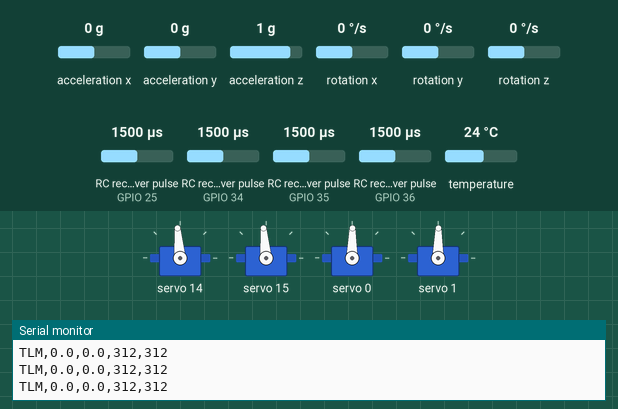
Simulated run of this sketch. Board: ESP32. Parts: 4 × servo, the last lines printed to the serial monitor. Wiring (inferred from the names in the program): 4 × RC receiver channel: data GPIO 25 / data GPIO 34 / data GPIO 35 / data GPIO 36. Inputs (shaded band) come from the test bench; at power-on: acceleration x 0 g, RC receiver pulse (sensors on GPIO 35, GPIO 34, GPIO 36, GPIO 25) 1500 µs, acceleration z 1 g, acceleration y 0 g, rotation x 0 °/s, rotation y 0 °/s, rotation z 0 °/s, temperature 24 °C. EEPROM starts erased.

Above: at 5.0 s.
5.1 s: acceleration x set to -1.4 g
At 8.03 s:
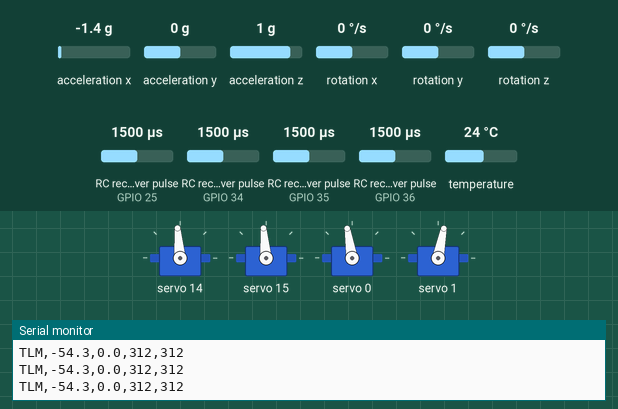
8.1 s: RC receiver pulse (sensor on GPIO 35) set to 1020 µs
At 11.06 s:
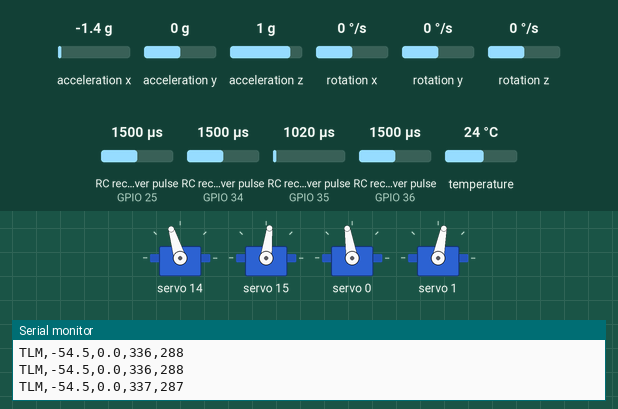
11.1 s: RC receiver pulse (sensor on GPIO 34) set to 1040 µs
At 12.4 s:
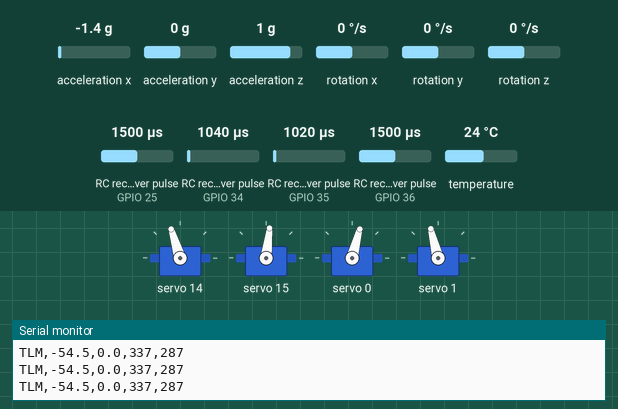
13.0 s: acceleration z set to 0.1 g
At 13.21 s:
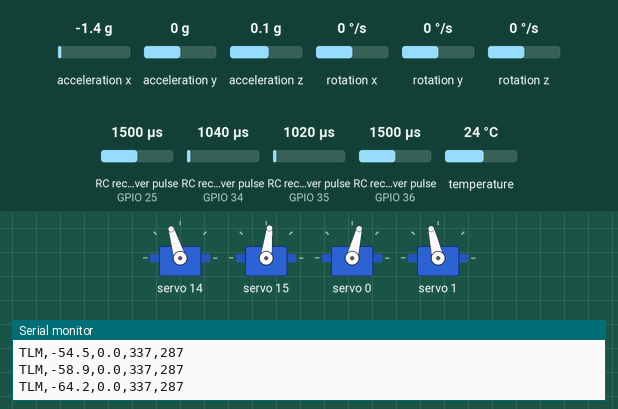
16.0 s: acceleration z set to -0.1 g
At 17.8 s:
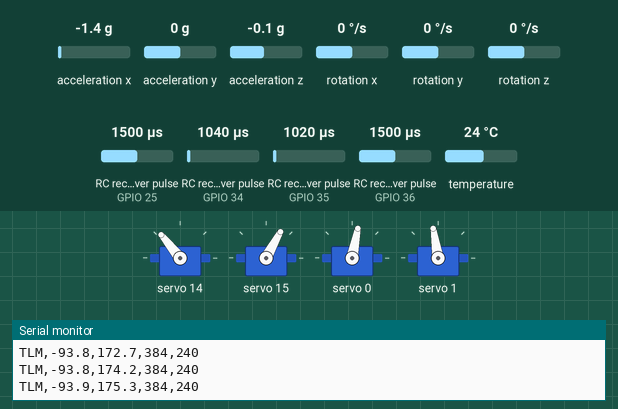
18.6 s: RC receiver pulse (sensor on GPIO 36) set to 1545 µs
21.6 s: RC receiver pulse (sensor on GPIO 36) set to 1562 µs
At 25.1 s:
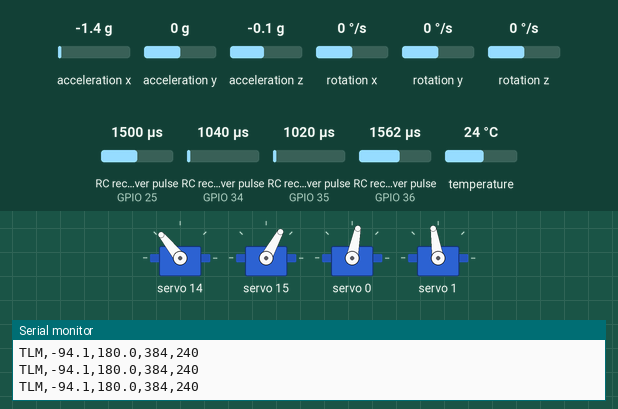
Timing chart, 0 to 25.6 s (numbered marks = the images above; inputs shaded):
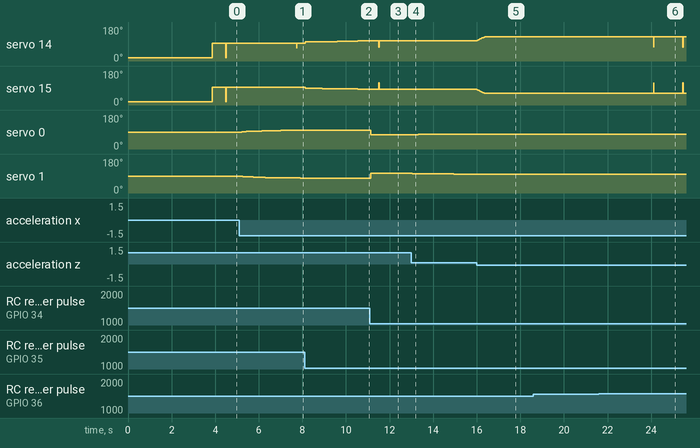

The sketch:

firmware_V1.1.ino
```cpp
/*
 ============================================================================
  BICOPTER PRO FLIGHT CONTROLLER v3.2 (Feedforward + Aux Kill Switch)

  New Feature:
  - Roll Feedforward (RFF): Directly links RC stick to Servo output.
  - Keeps stabilization target at 30° but allows full mechanical servo throw.
 ============================================================================
*/

#include <Wire.h>
#include <Adafruit_MPU6050.h>
#include <Adafruit_Sensor.h>
#include <Adafruit_PWMServoDriver.h>
#include <EEPROM.h>

// ============================================================================
// 1. HARDWARE PINS & CHANNELS
// ============================================================================
#define RC_ROLL_PIN  34
#define RC_PITCH_PIN 35
#define RC_THR_PIN   25
#define RC_AUX_PIN   36

#define SERVO_FREQ 50
#define PCA9685_ADDR 0x40

const int SERVO_FRONT_CH = 0;
const int SERVO_BACK_CH  = 1;
const int ESC_FRONT_CH   = 14;
const int ESC_BACK_CH    = 15;

// ============================================================================
// 2. LIMITS & OFFSETS
// ============================================================================
const int FRONT_MID = 300;
const int BACK_MID  = 300;
const int SERVO_LIMIT = 85;

const int ESC_MIN  = 150;
const int ESC_IDLE = 225;
const int ESC_MAX  = 410;

const int CORRECTION_DIR_ROLL = 1;

// ============================================================================
// 3. PID & FEEDFORWARD GAINS
// ============================================================================
float AKP = 1.93;
float RKP = 0.13;
float RKI = 0.03;
float RKD = 0.00;
float RFF = 50.0; // <--- NEW: Roll Feedforward. Increase for more "snap"

float PAKP = 3.0;
float PRKP = 0.15;
float PRKI = 0.05;
float PRKD = 0.05;

const float I_TERM_LIMIT = 250.0;
const float MAX_DES_RATE = 400.0;

// ============================================================================
// 4. GLOBAL STATE
// ============================================================================
Adafruit_MPU6050 mpu;
Adafruit_PWMServoDriver pwm = Adafruit_PWMServoDriver(PCA9685_ADDR);

float roll_angle = 0, pitch_angle = 0, roll_i = 0, pitch_i = 0;
float gr_bias = 0, gp_bias = 0;
unsigned long last_time;

volatile unsigned long rc_roll_val=1500, rc_pitch_val=1500, rc_thr_val=1000, rc_aux_val=1000;
volatile unsigned long r_start, p_start, t_start, a_start;
volatile unsigned long last_rc_time = 0;

const int EEPROM_SIZE = 128;
const uint32_t EEPROM_MAGIC = 0xB1C0DE25; // Updated magic version

// ============================================================================
// 5. INTERRUPTS, SAVE/LOAD
// ============================================================================
void IRAM_ATTR readRoll()  { if(digitalRead(RC_ROLL_PIN)) r_start = micros(); else { rc_roll_val = micros()-r_start; last_rc_time = micros(); } }
void IRAM_ATTR readPitch() { if(digitalRead(RC_PITCH_PIN)) p_start = micros(); else rc_pitch_val = micros()-p_start; }
void IRAM_ATTR readThr()   { if(digitalRead(RC_THR_PIN)) t_start = micros(); else { rc_thr_val = micros()-t_start; last_rc_time = micros(); } }
void IRAM_ATTR readAux()   { if(digitalRead(RC_AUX_PIN)) a_start = micros(); else { rc_aux_val = micros()-a_start; last_rc_time = micros(); } }

void saveGains() {
  EEPROM.writeUInt(0, EEPROM_MAGIC);
  float g[] = {AKP, RKP, RKI, RKD, PAKP, PRKP, PRKI, PRKD, RFF};
  for(int i=0; i<9; i++) EEPROM.writeFloat(4 + (i*4), g[i]);
  EEPROM.commit();
  Serial.println("SAVED");
}

void loadGains() {
  if(EEPROM.readUInt(0) != EEPROM_MAGIC) return;
  AKP = EEPROM.readFloat(4);  RKP = EEPROM.readFloat(8);
  RKI = EEPROM.readFloat(12); RKD = EEPROM.readFloat(16);
  PAKP = EEPROM.readFloat(20); PRKP = EEPROM.readFloat(24);
  PRKI = EEPROM.readFloat(28); PRKD = EEPROM.readFloat(32);
  RFF  = EEPROM.readFloat(36); // Load Feedforward
}

// ============================================================================
// 7. SETUP
// ============================================================================
void setup() {
  Serial.begin(115200);
  Wire.begin();
  if(!mpu.begin()) while(1);
  mpu.setFilterBandwidth(MPU6050_BAND_21_HZ);
  pwm.begin(); pwm.setPWMFreq(SERVO_FREQ);

  pwm.setPWM(ESC_FRONT_CH, 0, ESC_MIN);
  pwm.setPWM(ESC_BACK_CH, 0, ESC_MIN);
  delay(3000);

  for(int i=0; i<200; i++){
    sensors_event_t a, g, t; mpu.getEvent(&a, &g, &t);
    gr_bias += g.gyro.y; gp_bias += g.gyro.x; delay(2);
  }
  gr_bias /= 200.0; gp_bias /= 200.0;

  pinMode(RC_ROLL_PIN, INPUT); pinMode(RC_PITCH_PIN, INPUT);
  pinMode(RC_THR_PIN, INPUT);  pinMode(RC_AUX_PIN, INPUT);

  attachInterrupt(RC_ROLL_PIN, readRoll, CHANGE);
  attachInterrupt(RC_PITCH_PIN, readPitch, CHANGE);
  attachInterrupt(RC_THR_PIN, readThr, CHANGE);
  attachInterrupt(RC_AUX_PIN, readAux, CHANGE);

  EEPROM.begin(EEPROM_SIZE);
  loadGains();
  last_time = micros();
}

// ============================================================================
// 8. LOOP
// ============================================================================
void loop() {
  // --- SERIAL PARSER ---
  if (Serial.available()) {
    String line = Serial.readStringUntil('\n'); line.trim();
    if (line.startsWith("AKP ")) AKP = line.substring(4).toFloat();
    else if (line.startsWith("RKP ")) RKP = line.substring(4).toFloat();
    else if (line.startsWith("RKI ")) RKI = line.substring(4).toFloat();
    else if (line.startsWith("RKD ")) RKD = line.substring(4).toFloat();
    else if (line.startsWith("RFF ")) RFF = line.substring(4).toFloat(); // Support tuning RFF
    else if (line.startsWith("PAKP ")) PAKP = line.substring(5).toFloat();
    else if (line.startsWith("PRKP ")) PRKP = line.substring(5).toFloat();
    else if (line.startsWith("PRKI ")) PRKI = line.substring(5).toFloat();
    else if (line.startsWith("PRKD ")) PRKD = line.substring(5).toFloat();
    else if (line == "SAVE") saveGains();
    else if (line == "REQ") Serial.printf("SYNC,%.2f,%.2f,%.2f,%.2f,%.2f,%.2f,%.2f,%.2f,%.2f\n", AKP, RKP, RKI, RKD, PAKP, PRKP, PRKI, PRKD, RFF);
  }

  // --- SENSORS ---
  sensors_event_t a, g, t; mpu.getEvent(&a, &g, &t);
  unsigned long now = micros();
  float dt = (now - last_time) / 1000000.0f;
  if (dt <= 0 || dt > 0.05) dt = 0.01;
  last_time = now;

  float gr = (g.gyro.y - gr_bias) * 57.2958;
  float gp = (g.gyro.x - gp_bias) * 57.2958;
  roll_angle = 0.99 * (roll_angle + gr * dt) + 0.01 * (atan2(a.acceleration.x, a.acceleration.z) * 57.2958);
  pitch_angle = 0.99 * (pitch_angle + gp * dt) + 0.01 * (atan2(a.acceleration.y, a.acceleration.z) * 57.2958);

  // --- RC & FAILSAFE ---
  noInterrupts();
  long p_roll = rc_roll_val; long p_pitch = rc_pitch_val;
  long p_thr = rc_thr_val;  long p_aux = rc_aux_val;
  unsigned long signal_age = micros() - last_rc_time;
  interrupts();

  bool kill_switch_active = (p_aux < 1500);
  bool failsafe_active = (signal_age > 100000 || p_thr < 800 || p_thr > 2200 || p_roll < 800 || kill_switch_active);

  if (failsafe_active) { p_roll = 1500; p_pitch = 1500; p_thr = 1000; }

  // --- ROLL LOGIC (WITH FEEDFORWARD) ---
  float roll_stick_pos = (p_roll - 1500.0) / 500.0; // Normalized -1.0 to 1.0
  float target_r = roll_stick_pos * 30.0;          // Stabilization limit still 30 deg
  float rc_roll_ff = roll_stick_pos * RFF;         // Direct stick bypass

  float r_des_rate = constrain(AKP * (target_r - roll_angle), -MAX_DES_RATE, MAX_DES_RATE);
  float r_err = r_des_rate - gr;

  if (p_thr > 1050 && !failsafe_active) roll_i = constrain(roll_i + r_err * dt, -I_TERM_LIMIT, I_TERM_LIMIT);
  else roll_i = 0;

  // Total output = PID + Feedforward
  float r_out = (RKP * r_err) + (RKI * roll_i) + (RKD * -gr) + rc_roll_ff;
  int r_def = constrain((int)(r_out * CORRECTION_DIR_ROLL), -SERVO_LIMIT, SERVO_LIMIT);

  pwm.setPWM(SERVO_FRONT_CH, 0, FRONT_MID + r_def);
  pwm.setPWM(SERVO_BACK_CH, 0, BACK_MID - r_def);

  // --- PITCH LOGIC (MOTORS) ---
  float target_p = ((p_pitch - 1500.0) / 500.0) * 30.0;
  float p_des_rate = constrain(PAKP * (target_p - pitch_angle), -MAX_DES_RATE, MAX_DES_RATE);
  float p_err = p_des_rate - gp;

  if (p_thr > 1050 && !failsafe_active) pitch_i = constrain(pitch_i + p_err * dt, -I_TERM_LIMIT, I_TERM_LIMIT);
  else pitch_i = 0;

  float p_out = (PRKP * p_err) + (PRKI * pitch_i) + (PRKD * -gp);

  int esc_f = ESC_MIN, esc_b = ESC_MIN;
  if (p_thr > 1050 && !failsafe_active) {
    int base_throttle = map(p_thr, 1050, 2000, ESC_IDLE, ESC_MAX);
    esc_f = constrain(base_throttle - (int)p_out, ESC_MIN, ESC_MAX);
    esc_b = constrain(base_throttle + (int)p_out, ESC_MIN, ESC_MAX);
  }
  pwm.setPWM(ESC_FRONT_CH, 0, esc_f);
  pwm.setPWM(ESC_BACK_CH, 0, esc_b);

  // --- TELEMETRY ---
  static unsigned long tlm_t = 0;
  if(millis() - tlm_t > 100) {
    tlm_t = millis();
    Serial.printf("TLM,%.1f,%.1f,%d,%d\n", roll_angle, pitch_angle, esc_f, esc_b);
  }
}
```

Measured:
- the behaviour switches between 0 and -0.1 g on acceleration z (found by bisection; images 4 and 5)
- the behaviour switches between 1561 and 1562 µs on RC receiver pulse (sensor on GPIO 36) (found by bisection; images 5 and 6)
- after the input at 5.1 s, servo 14: 95° → 67° after 2.6 s, → 95° 0.02 s later
- after the input at 8.1 s, servo 14: moves from 95° to 107° over 2.9 s, starting at once; servo 15: moves from 95° to 83° over 2.9 s, starting at once
- after the input at 11.1 s, servo 14: 107° → 73° after 0.41 s, → 107° 0.02 s later; servo 15: 83° → 117° after 0.41 s, → 83° 0.02 s later; servo 0: 99° → 75° at once; servo 1: 79° → 104° at once
- after the input at 13.0 s, servo 0: 75° → 76° after 0.12 s, → 77° 0.19 s later, → 78° 0.62 s later; servo 1: 104° → 103° after 0.05 s, → 102° 0.26 s later, → 101° 0.32 s later, → 100° 1.3 s later
- after the input at 16.0 s, servo 14: moves from 107° to 129° over 0.39 s, starting at once; servo 15: moves from 83° to 61° over 0.39 s, starting at once; servo 0: 78° → 79° after 0.28 s; servo 1: 100° → 99° after 1.2 s
- after the input at 21.6 s, servo 14: alternates 129° for 1.3 s and 73° for 0.02 s, starting after 2.5 s; servo 15: alternates 117° for 0.02 s and 61° for 1.3 s, starting after 2.5 s
